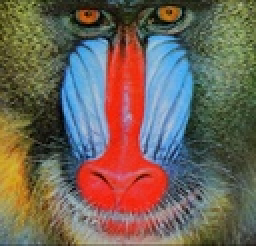
%> input picture GaborFilter/version_2/test.jpg, 128 x 123 px, shrunk from 500 x 480 before the run (shown 2 times larger)
$ octave main_v2.m   (GNU Octave 9; MATLAB toolbox functions it lacks are replaced by stand-ins)
%> lines starting %> are read from the running program, lines starting %| are printed output that depends on the picture
### GaborFilter/version_2/gabor_filter.m
function [f] = gabor_filter(I,theta)

I = double(I);

% guassian distribution
r = 0.5;%Aspect ratio (?)
b = 1;%Bandwidth (b)
lam = 3;%Wavelength (?)
%sigma = (1/pi)*sqrt(log(2)/2)*(2^b+1)*lam/(2^b-1);
sigma = (lam/pi)*sqrt(log(2)/2)*(2^b+1)/(2^b-1);
% mu = [0 0];
limit = 20;
inc = 1;
[X, Y] = meshgrid(-limit:inc:limit, -limit:inc:limit);
X_matrix = [X(:) Y(:)];
 Z = [];

for i = 1:size(X_matrix,1)
 x1 = X_matrix(i,1)*cos(theta)+X_matrix(i,2)*sin(theta);
 y1 = - X_matrix(i,1)*sin(theta)+X_matrix(i,2)*cos(theta);
Z(i,1) = exp(-(x1^2+(r^2)*(y1^2))/(2*sigma^2));
end
% [10 lines of commented-out code are left out]

   Z = reshape(Z,size(-limit:inc:limit,2),size(-limit:inc:limit,2));

% [6 lines of commented-out code are left out]
   mod_re = modulation(I,theta,1);
   mod_imag = modulation(I,theta,2);

% [6 lines of commented-out code are left out]
   con_mod_re = conv2(mod_re,Z,'same');
   con_mod_imag = conv2(mod_imag,Z,'same');

% [6 lines of commented-out code are left out]
   demod_re = demodulation(con_mod_re,theta,1);
   demod_imag = demodulation(con_mod_imag,theta,2);
% [4 lines of commented-out code are left out]

   f = sqrt(demod_re.^2+demod_imag.^2);
end


### GaborFilter/version_2/modulation.m
function [f] = modulation(mI,mtheta,mnum)


% mr = 0.5;
mlam = 3; %Wavelength (?)
% mb = 1;
mphi = pi/4;%Phase offset(s) (?)
mod_re = zeros(size(mI,1),size(mI,2));
mod_imag = zeros(size(mI,1),size(mI,2));

% sigma = (1/pi)*sqrt(log(2)/2)*(2^mb+1)*mlam/(2^mb-1);

if mnum==1;
for i = 1:size(mI,1)
    for j = 1:size(mI,2)
        x1 = i*cos(mtheta)+j*sin(mtheta);
%         y1 = -i*sin(mtheta)+j*cos(mtheta);
        mod_re(i,j) =cos(2*pi*x1/mlam+mphi)*mI(i,j);
%          exp(-(x1^2+(mr^2)*(y1^2))/(2*(sigma^2)))*
    end
end
f = mod_re;
elseif mnum==2;
    for i = 1:size(mI,1)
        for j = 1:size(mI,2)
         x1 = i*cos(mtheta)+j*sin(mtheta);
%          y1 = -i*sin(mtheta)+j*cos(mtheta);
         mod_imag(i,j) = sin(2*pi*x1/mlam+mphi)*mI(i,j);
%          exp(-(x1^2+(mr^2)*(y1^2))/(2*(sigma^2)))*
        end
    end
f = mod_imag;
else
    disp('Parameter error.');
end
end

### GaborFilter/version_2/demodulation.m
function [f] = demodulation(dI,dtheta,dnum)

% dr = 0.5;
dlam = 3; %Wavelength (?)
% db = 1;
dphi = pi/4;%Phase offset(s) (?)
demod_re = zeros(size(dI,1),size(dI,2));
demod_imag = zeros(size(dI,1),size(dI,2));

% sigma = (1/pi)*sqrt(log(2)/2)*(2^db+1)*dlam/(2^db-1);

if dnum==1;
for i = 1:size(dI,1)
    for j = 1:size(dI,2)
        x1 = i*cos(dtheta)+j*sin(dtheta);
        x1 = -x1;
%         y1 = -i*sin(dtheta)+j*cos(dtheta);
%         y1 = -y1;
        demod_re(i,j) = cos(2*pi*x1/dlam+dphi)*dI(i,j);
%         exp(-(x1^2+(dr^2)*(y1^2))/(2*(sigma^2)))*
    end
end
        f = demod_re;
elseif dnum==2;
    for i = 1:size(dI,1)
        for j = 1:size(dI,2)
         x1 = i*cos(dtheta)+j*sin(dtheta);
         x1 = -x1;
%          y1 = -i*sin(dtheta)+j*cos(dtheta);
%          y1 = -y1;
         demod_imag(i,j) =  sin(2*pi*x1/dlam+dphi)*dI(i,j);
%          exp(-(x1^2+(dr^2)*(y1^2))/(2*(sigma^2)))*

        end
    end
     f = demod_imag;
else
    disp('Parameter error.');
end
end

### GaborFilter/version_2/main_v2.m
clear all
close all
clc

tic

%I = imread('cameraman.jpg');

I = imread('test.jpg');
%> I is the input picture: size 123x128x3 uint8; mean R, G, B 113.2, 100.5, 88.8
figure
imshow(I);
I1 = I(:,:,1);
I2 = I(:,:,2);
I3 = I(:,:,3);

f1 = gabor_filter(I3,pi/4);
f2 = gabor_filter(I3,pi/2);
f3 = gabor_filter(I3,3*pi/4);
f4 = gabor_filter(I3,pi);
 F3 = f1+f2+f3+f4;

f1 = gabor_filter(I2,pi/4);
%> after the loop in modulation (call 9), `for i = 1:size(mI,1)`:
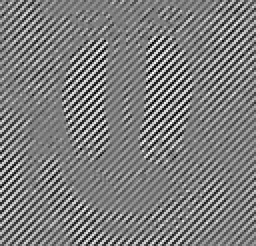
%> mod_re: size 123x128 double (shown 2 times larger); min -191.9, max 198.9, mean -0.1; drawn with min black and max white
%> after the loop in modulation (call 10), `for i = 1:size(mI,1)`:
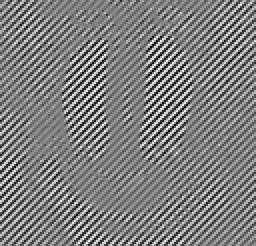
%> mod_imag: size 123x128 double (shown 2 times larger); min -195.7, max 196.9, mean 0.2; drawn with min black and max white
f2 = gabor_filter(I2,pi/2);
%> call 6 of gabor_filter, with theta = 1.57
%> after the loop in modulation (call 11), `for i = 1:size(mI,1)`:
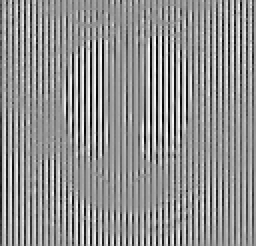
%> mod_re: size 123x128 double (shown 2 times larger); min -192.2, max 143.5, mean -0.5; drawn with min black and max white
%> after the loop in modulation (call 12), `for i = 1:size(mI,1)`:
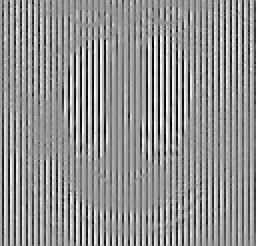
%> mod_imag: size 123x128 double (shown 2 times larger); min -192.2, max 143.5, mean -0.5; mean of the top-left, top-right, bottom-left and bottom-right quarters 0.3, -1.3, 0.3, -1.1; drawn with min black and max white
%> in gabor_filter (call 6), `con_mod_imag = conv2(mod_imag,Z,'same');`:
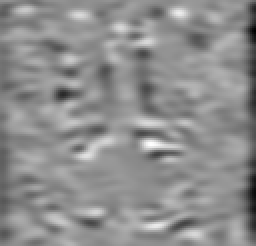
%> con_mod_imag: size 123x128 double (shown 2 times larger); min -339.9, max 256.3, mean -7.4; drawn with min black and max white
%> after the loop in demodulation (call 11), `for i = 1:size(dI,1)`:
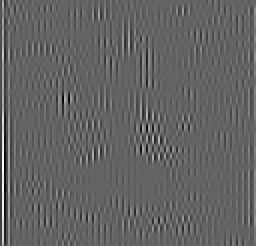
%> demod_re: size 123x128 double (shown 2 times larger); min -223.8, max 350.3, mean 0.6; drawn with min black and max white
%> after the loop in demodulation (call 12), `for i = 1:size(dI,1)`:
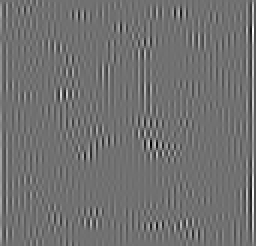
%> demod_imag: size 123x128 double (shown 2 times larger); min -247.5, max 309.2, mean 0.6; drawn with min black and max white
f3 = gabor_filter(I2,3*pi/4);
f4 = gabor_filter(I2,pi);
% % f6 = gabor_filter(I,pi/3);
F2 = f1+f2+f3+f4;
%
f1 = gabor_filter(I1,pi/4);
f2 = gabor_filter(I1,pi/2);
f3 = gabor_filter(I1,3*pi/4);
f4 = gabor_filter(I1,pi);
 F1 = f1+f2+f3+f4;

 I(:,:,1) = F1;
 I(:,:,2) = F2;
 I(:,:,3) = F3;
figure
imshow(I,[]);

toc
